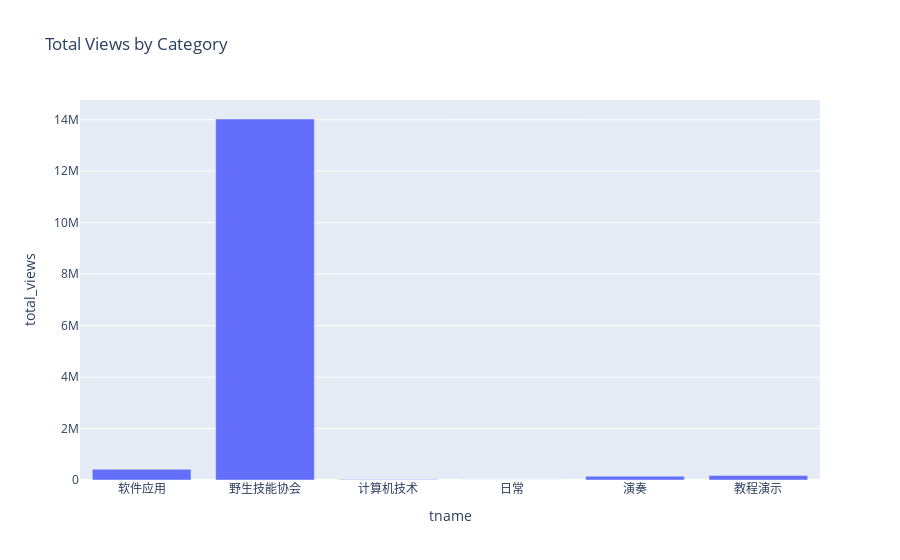

Source (notebook cell):
### Code cell
views_by_cat = channel_data.group_by("tname").agg(pl.col("view").sum().alias("total_views"))
plot_bar_pl(views_by_cat, x="tname", y="total_views", title="Total Views by Category")

### Figure 1 — Plotly figure (JSON) as saved in the notebook; plotly's stock layout.template omitted (floating-point values rounded to 4 significant figures)
{"data": [{"type": "bar", "x": ["软件应用", "野生技能协会", "计算机技术", "日常", "演奏", "教程演示"], "y": [416460, 14026604, 19491, 4671, 146901, 175487]}], "layout": {"title": {"text": "Total Views by Category"}, "xaxis": {"title": {"text": "tname"}}, "yaxis": {"title": {"text": "total_views"}}}}
